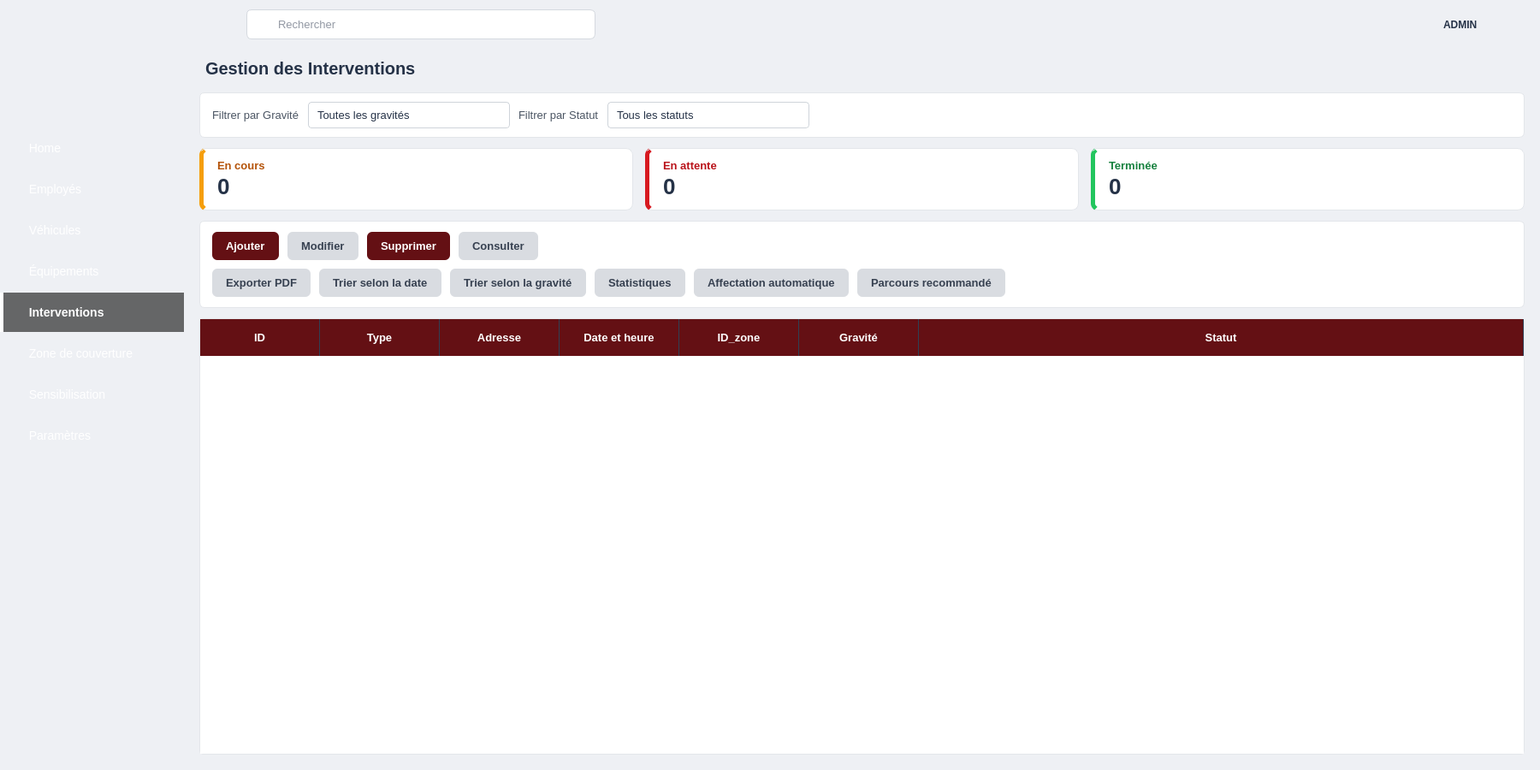
<?xml version="1.0" encoding="UTF-8"?>
<ui version="4.0">
 <class>GestionInterventions</class>
 <widget class="QWidget" name="GestionInterventions">
  <property name="geometry">
   <rect>
    <x>0</x>
    <y>0</y>
    <width>1800</width>
    <height>900</height>
   </rect>
  </property>
  <property name="windowTitle">
   <string>Gestion des interventions</string>
  </property>
  <property name="styleSheet">
   <string notr="true">* { font-family: &quot;Segoe UI&quot;, &quot;Helvetica Neue&quot;, Arial; font-size: 13px; color: #253247; }
QWidget#GestionInterventions { background: #eef0f4; }
QFrame#centerFrame, QFrame#content { background: #eef0f4; border: none; }
QLabel { background: transparent; }

/* ---- Sidebar (image + voile rouge) ---- */
QFrame#sidebar { border-image: url(:/interventions/images/sidebar_bg.png) 0 0 0 0 stretch stretch; }
QFrame#sidebar QLabel { background: transparent; border: none; }
QFrame#sidebar QPushButton {
    background: transparent; color: #ffffff; border: none; border-left: 4px solid transparent;
    text-align: left; padding: 12px 18px 12px 22px; font-size: 14px; min-height: 22px;
}
QFrame#sidebar QPushButton:hover   { background: rgba(0,0,0,0.22); }
QFrame#sidebar QPushButton:checked { background: rgba(0,0,0,0.58); font-weight: bold; border-left: 4px solid #ffffff; }

/* ---- Barre du haut ---- */
QFrame#topBar { background: #eef0f4; border: none; }
QLineEdit#searchEdit {
    background: #e2e5ea url(:/interventions/icons/search.png) no-repeat left center;
    border: 1px solid #d5d9df; border-radius: 6px; padding: 8px 12px 8px 34px; min-width: 360px; max-width: 360px;
}
QPushButton#btnMenu, QPushButton#btnNotif, QPushButton#btnSettings, QPushButton#btnPower {
    background: transparent; border: none; padding: 6px; border-radius: 6px;
}
QPushButton#btnMenu:hover, QPushButton#btnNotif:hover, QPushButton#btnSettings:hover, QPushButton#btnPower:hover { background: #dfe3e8; }
QLabel#labelAdmin { font-weight: bold; font-size: 12px; color: #253247; }

QLabel#labelTitle { font-size: 20px; font-weight: bold; color: #253247; padding: 4px 2px; }

/* ---- Filtres ---- */
QFrame#filtersFrame { background: white; border: 1px solid #e3e6ea; border-radius: 6px; }
QFrame#filtersFrame QLabel { border: none; color: #4b5563; }
QComboBox { background: white; border: 1px solid #cfd4da; border-radius: 4px; padding: 6px 10px; min-width: 190px; }
QComboBox::drop-down { border: none; width: 22px; }
QComboBox QAbstractItemView { background: white; selection-background-color: #fbe8e9; selection-color: #253247; border: 1px solid #cfd4da; }

/* ---- Cartes ---- */
QFrame#cardEnCours, QFrame#cardEnAttente, QFrame#cardTerminee {
    background: white; border: 1px solid #e3e6ea; border-radius: 8px; min-width: 190px;
}
QFrame#cardEnCours   { border-left: 5px solid #f59e0b; }
QFrame#cardEnAttente { border-left: 5px solid #d71920; }
QFrame#cardTerminee  { border-left: 5px solid #22c55e; }
QFrame#cardEnCours QLabel, QFrame#cardEnAttente QLabel, QFrame#cardTerminee QLabel { border: none; }
QLabel#lblEnCoursTitle   { color: #b45309; font-weight: bold; }
QLabel#lblEnAttenteTitle { color: #b91219; font-weight: bold; }
QLabel#lblTermineeTitle  { color: #15803d; font-weight: bold; }
QLabel#lblEnCours, QLabel#lblEnAttente, QLabel#lblTerminee { font-size: 26px; font-weight: bold; }

/* ---- Actions ---- */
QFrame#actionsFrame { background: white; border: 1px solid #e3e6ea; border-radius: 6px; }
QFrame#actionsFrame QPushButton {
    background: #d9dce1; color: #374151; border: none; border-radius: 6px;
    padding: 9px 16px; font-weight: 600; text-align: left;
}
QFrame#actionsFrame QPushButton:hover { background: #cdd1d7; }
QFrame#actionsFrame QPushButton:pressed { background: #b9bec6; }
QFrame#actionsFrame QPushButton#btnAjouter, QFrame#actionsFrame QPushButton#btnSupprimer { background: #641014; color: white; }
QFrame#actionsFrame QPushButton#btnAjouter:hover, QFrame#actionsFrame QPushButton#btnSupprimer:hover { background: #8e1b1b; }

/* ---- Tableau ---- */
QFrame#tableFrame { background: white; border: 1px solid #e3e6ea; border-radius: 4px; }
QTableWidget { background: white; alternate-background-color: #f5f6f8; border: none; selection-background-color: #fbe8e9; selection-color: #253247; }
QTableWidget::item { padding: 6px; border-bottom: 1px solid #e8eaee; }
QHeaderView { background: #641014; }
QHeaderView::section { background: #641014; color: white; font-weight: bold; padding: 12px 8px; border: none; border-right: 1px solid #2f4054; }
QTableCornerButton::section { background: #641014; border: none; }
QScrollBar:vertical { background: transparent; width: 10px; }
QScrollBar::handle:vertical { background: #c3c8d0; border-radius: 5px; min-height: 30px; }
QScrollBar::add-line, QScrollBar::sub-line { height: 0; width: 0; }

/* ---- Panneau de droite ---- */
QFrame#rightPanel { background: #eef0f4; border: none; }
QFrame#panelChat, QFrame#panelDispatch, QFrame#panelComm { background: white; border: 1px solid #e3e6ea; border-radius: 6px; }
QFrame#rightPanel QLabel { border: none; }
QLabel#panelChatTitle, QLabel#panelDispatchTitle, QLabel#panelCommTitle { font-weight: bold; font-size: 14px; }
QTextEdit#chatView { background: white; border: none; min-height: 110px; }
QFrame#rightPanel QLineEdit { background: white; border: 1px solid #d5d9df; border-radius: 4px; padding: 8px; }
QFrame#rightPanel QPushButton { background: #641014; color: white; border: none; border-radius: 5px; padding: 9px 16px; font-weight: bold; }
QFrame#rightPanel QPushButton:hover { background: #8e1b1b; }
QLabel#lblUniteChef, QLabel#lblDispo, QLabel#lblProgress, QLabel#lblEmail, QLabel#lblSms { color: #4b5563; font-size: 12px; }
QLabel#lblJour, QLabel#lblNuit, QLabel#lblWeekend { color: #4b5563; font-size: 12px; }

QProgressBar { background: #e5e7eb; border: none; border-radius: 5px; min-height: 10px; max-height: 10px; }
QProgressBar::chunk { background: #22a559; border-radius: 5px; }
QProgressBar#barWeekend::chunk, QProgressBar#barProgress::chunk { background: #d32f2f; }

QPushButton#btnNotifier { background: #dbeafe; color: #1d4ed8; font-weight: 600; padding: 9px 6px; }
QPushButton#btnAlerte   { background: #fbe8e9; color: #d71920; font-weight: 600; padding: 9px 6px; }
QFrame#rightPanel QPushButton#btnNotifier:hover { background: #c7dcfb; }
QFrame#rightPanel QPushButton#btnAlerte:hover   { background: #f5d4d5; }
QFrame#rightPanel QPushButton#btnNotifier { background: #dbeafe; color: #1d4ed8; padding: 9px 6px; }
QFrame#rightPanel QPushButton#btnAlerte   { background: #fbe8e9; color: #d71920; padding: 9px 6px; }
QFrame#rightPanel QPushButton#btnGenerer  { background: #641014; }
QFrame#rightPanel QPushButton#btnEnvoyerEmail { background: #d71920; }
QFrame#rightPanel QPushButton#btnEnvoyerEmail:hover { background: #b91219; }
QFrame#rightPanel QPushButton#btnEnvoyerSms { background: #1f6fe0; }
QFrame#rightPanel QPushButton#btnEnvoyerWhatsapp { background: #22a559; }
</string>
  </property>
  <layout class="QHBoxLayout" name="rootLayout">
   <property name="spacing">
    <number>0</number>
   </property>
   <property name="leftMargin">
    <number>0</number>
   </property>
   <property name="topMargin">
    <number>0</number>
   </property>
   <property name="rightMargin">
    <number>0</number>
   </property>
   <property name="bottomMargin">
    <number>0</number>
   </property>
   <item>
    <widget class="QFrame" name="sidebar">
     <property name="minimumSize">
      <size>
       <width>215</width>
       <height>0</height>
      </size>
     </property>
     <property name="maximumSize">
      <size>
       <width>215</width>
       <height>16777215</height>
      </size>
     </property>
     <layout class="QVBoxLayout" name="sidebarLayout">
      <property name="spacing">
       <number>2</number>
      </property>
      <property name="leftMargin">
       <number>0</number>
      </property>
      <property name="topMargin">
       <number>24</number>
      </property>
      <property name="rightMargin">
       <number>0</number>
      </property>
      <property name="bottomMargin">
       <number>24</number>
      </property>
      <item alignment="Qt::AlignmentFlag::AlignHCenter">
       <widget class="QLabel" name="logoLabel">
        <property name="minimumSize">
         <size>
          <width>124</width>
          <height>124</height>
         </size>
        </property>
        <property name="maximumSize">
         <size>
          <width>124</width>
          <height>124</height>
         </size>
        </property>
        <property name="text">
         <string/>
        </property>
        <property name="pixmap">
         <pixmap resource="interventions.qrc">:/interventions/images/logo.png</pixmap>
        </property>
        <property name="scaledContents">
         <bool>true</bool>
        </property>
       </widget>
      </item>
      <item>
       <widget class="QPushButton" name="btnHome">
        <property name="cursor">
         <cursorShape>PointingHandCursor</cursorShape>
        </property>
        <property name="text">
         <string>  Home</string>
        </property>
        <property name="icon">
         <iconset resource="interventions.qrc">
          <normaloff>:/interventions/icons/home.png</normaloff>:/interventions/icons/home.png</iconset>
        </property>
        <property name="iconSize">
         <size>
          <width>22</width>
          <height>22</height>
         </size>
        </property>
        <property name="checkable">
         <bool>true</bool>
        </property>
        <property name="autoExclusive">
         <bool>true</bool>
        </property>
       </widget>
      </item>
      <item>
       <widget class="QPushButton" name="btnEmployes">
        <property name="cursor">
         <cursorShape>PointingHandCursor</cursorShape>
        </property>
        <property name="text">
         <string>  Employés</string>
        </property>
        <property name="icon">
         <iconset resource="interventions.qrc">
          <normaloff>:/interventions/icons/employes.png</normaloff>:/interventions/icons/employes.png</iconset>
        </property>
        <property name="iconSize">
         <size>
          <width>22</width>
          <height>22</height>
         </size>
        </property>
        <property name="checkable">
         <bool>true</bool>
        </property>
        <property name="autoExclusive">
         <bool>true</bool>
        </property>
       </widget>
      </item>
      <item>
       <widget class="QPushButton" name="btnVehicules">
        <property name="cursor">
         <cursorShape>PointingHandCursor</cursorShape>
        </property>
        <property name="text">
         <string>  Véhicules</string>
        </property>
        <property name="icon">
         <iconset resource="interventions.qrc">
          <normaloff>:/interventions/icons/vehicules.png</normaloff>:/interventions/icons/vehicules.png</iconset>
        </property>
        <property name="iconSize">
         <size>
          <width>22</width>
          <height>22</height>
         </size>
        </property>
        <property name="checkable">
         <bool>true</bool>
        </property>
        <property name="autoExclusive">
         <bool>true</bool>
        </property>
       </widget>
      </item>
      <item>
       <widget class="QPushButton" name="btnEquipements">
        <property name="cursor">
         <cursorShape>PointingHandCursor</cursorShape>
        </property>
        <property name="text">
         <string>  Équipements</string>
        </property>
        <property name="icon">
         <iconset resource="interventions.qrc">
          <normaloff>:/interventions/icons/equipements.png</normaloff>:/interventions/icons/equipements.png</iconset>
        </property>
        <property name="iconSize">
         <size>
          <width>22</width>
          <height>22</height>
         </size>
        </property>
        <property name="checkable">
         <bool>true</bool>
        </property>
        <property name="autoExclusive">
         <bool>true</bool>
        </property>
       </widget>
      </item>
      <item>
       <widget class="QPushButton" name="btnInterventions">
        <property name="cursor">
         <cursorShape>PointingHandCursor</cursorShape>
        </property>
        <property name="text">
         <string>  Interventions</string>
        </property>
        <property name="icon">
         <iconset resource="interventions.qrc">
          <normaloff>:/interventions/icons/interventions.png</normaloff>:/interventions/icons/interventions.png</iconset>
        </property>
        <property name="iconSize">
         <size>
          <width>22</width>
          <height>22</height>
         </size>
        </property>
        <property name="checkable">
         <bool>true</bool>
        </property>
        <property name="checked">
         <bool>true</bool>
        </property>
        <property name="autoExclusive">
         <bool>true</bool>
        </property>
       </widget>
      </item>
      <item>
       <widget class="QPushButton" name="btnZones">
        <property name="cursor">
         <cursorShape>PointingHandCursor</cursorShape>
        </property>
        <property name="text">
         <string>  Zone de couverture</string>
        </property>
        <property name="icon">
         <iconset resource="interventions.qrc">
          <normaloff>:/interventions/icons/zones.png</normaloff>:/interventions/icons/zones.png</iconset>
        </property>
        <property name="iconSize">
         <size>
          <width>22</width>
          <height>22</height>
         </size>
        </property>
        <property name="checkable">
         <bool>true</bool>
        </property>
        <property name="autoExclusive">
         <bool>true</bool>
        </property>
       </widget>
      </item>
      <item>
       <widget class="QPushButton" name="btnSensibilisation">
        <property name="cursor">
         <cursorShape>PointingHandCursor</cursorShape>
        </property>
        <property name="text">
         <string>  Sensibilisation</string>
        </property>
        <property name="icon">
         <iconset resource="interventions.qrc">
          <normaloff>:/interventions/icons/sensibilisation.png</normaloff>:/interventions/icons/sensibilisation.png</iconset>
        </property>
        <property name="iconSize">
         <size>
          <width>22</width>
          <height>22</height>
         </size>
        </property>
        <property name="checkable">
         <bool>true</bool>
        </property>
        <property name="autoExclusive">
         <bool>true</bool>
        </property>
       </widget>
      </item>
      <item>
       <widget class="QPushButton" name="btnParametres">
        <property name="cursor">
         <cursorShape>PointingHandCursor</cursorShape>
        </property>
        <property name="text">
         <string>  Paramètres</string>
        </property>
        <property name="icon">
         <iconset resource="interventions.qrc">
          <normaloff>:/interventions/icons/parametres.png</normaloff>:/interventions/icons/parametres.png</iconset>
        </property>
        <property name="iconSize">
         <size>
          <width>22</width>
          <height>22</height>
         </size>
        </property>
        <property name="checkable">
         <bool>true</bool>
        </property>
        <property name="autoExclusive">
         <bool>true</bool>
        </property>
       </widget>
      </item>
      <item>
       <spacer name="sidebarSpacer">
        <property name="orientation">
         <enum>Qt::Orientation::Vertical</enum>
        </property>
        <property name="sizeHint" stdset="0">
         <size>
          <width>20</width>
          <height>20</height>
         </size>
        </property>
       </spacer>
      </item>
     </layout>
    </widget>
   </item>
   <item>
    <widget class="QFrame" name="centerFrame">
     <layout class="QVBoxLayout" name="centerLayout">
      <property name="spacing">
       <number>0</number>
      </property>
      <property name="leftMargin">
       <number>0</number>
      </property>
      <property name="topMargin">
       <number>0</number>
      </property>
      <property name="rightMargin">
       <number>0</number>
      </property>
      <property name="bottomMargin">
       <number>0</number>
      </property>
      <item>
       <widget class="QFrame" name="topBar">
        <property name="minimumSize">
         <size>
          <width>0</width>
          <height>58</height>
         </size>
        </property>
        <property name="maximumSize">
         <size>
          <width>16777215</width>
          <height>58</height>
         </size>
        </property>
        <layout class="QHBoxLayout" name="topBarLayout">
         <property name="spacing">
          <number>10</number>
         </property>
         <property name="leftMargin">
          <number>16</number>
         </property>
         <property name="topMargin">
          <number>8</number>
         </property>
         <property name="rightMargin">
          <number>16</number>
         </property>
         <property name="bottomMargin">
          <number>8</number>
         </property>
         <item>
          <widget class="QPushButton" name="btnMenu">
           <property name="cursor">
            <cursorShape>PointingHandCursor</cursorShape>
           </property>
           <property name="text">
            <string/>
           </property>
           <property name="icon">
            <iconset resource="interventions.qrc">
             <normaloff>:/interventions/icons/menu.png</normaloff>:/interventions/icons/menu.png</iconset>
           </property>
           <property name="iconSize">
            <size>
             <width>22</width>
             <height>22</height>
            </size>
           </property>
          </widget>
         </item>
         <item>
          <widget class="QLineEdit" name="searchEdit">
           <property name="placeholderText">
            <string>Rechercher</string>
           </property>
          </widget>
         </item>
         <item>
          <spacer name="topSpacer">
           <property name="orientation">
            <enum>Qt::Orientation::Horizontal</enum>
           </property>
           <property name="sizeHint" stdset="0">
            <size>
             <width>20</width>
             <height>20</height>
            </size>
           </property>
          </spacer>
         </item>
         <item>
          <widget class="QPushButton" name="btnNotif">
           <property name="cursor">
            <cursorShape>PointingHandCursor</cursorShape>
           </property>
           <property name="text">
            <string/>
           </property>
           <property name="icon">
            <iconset resource="interventions.qrc">
             <normaloff>:/interventions/icons/bell.png</normaloff>:/interventions/icons/bell.png</iconset>
           </property>
           <property name="iconSize">
            <size>
             <width>22</width>
             <height>22</height>
            </size>
           </property>
          </widget>
         </item>
         <item>
          <widget class="QPushButton" name="btnSettings">
           <property name="cursor">
            <cursorShape>PointingHandCursor</cursorShape>
           </property>
           <property name="text">
            <string/>
           </property>
           <property name="icon">
            <iconset resource="interventions.qrc">
             <normaloff>:/interventions/icons/gear.png</normaloff>:/interventions/icons/gear.png</iconset>
           </property>
           <property name="iconSize">
            <size>
             <width>22</width>
             <height>22</height>
            </size>
           </property>
          </widget>
         </item>
         <item>
          <widget class="QLabel" name="avatarLabel">
           <property name="minimumSize">
            <size>
             <width>38</width>
             <height>38</height>
            </size>
           </property>
           <property name="maximumSize">
            <size>
             <width>38</width>
             <height>38</height>
            </size>
           </property>
           <property name="text">
            <string/>
           </property>
           <property name="pixmap">
            <pixmap resource="interventions.qrc">:/interventions/icons/avatar.png</pixmap>
           </property>
           <property name="scaledContents">
            <bool>true</bool>
           </property>
          </widget>
         </item>
         <item>
          <widget class="QLabel" name="labelAdmin">
           <property name="text">
            <string>ADMIN</string>
           </property>
          </widget>
         </item>
         <item>
          <widget class="QPushButton" name="btnPower">
           <property name="cursor">
            <cursorShape>PointingHandCursor</cursorShape>
           </property>
           <property name="text">
            <string/>
           </property>
           <property name="icon">
            <iconset resource="interventions.qrc">
             <normaloff>:/interventions/icons/power.png</normaloff>:/interventions/icons/power.png</iconset>
           </property>
           <property name="iconSize">
            <size>
             <width>22</width>
             <height>22</height>
            </size>
           </property>
          </widget>
         </item>
        </layout>
       </widget>
      </item>
      <item>
       <widget class="QFrame" name="content">
        <layout class="QVBoxLayout" name="contentLayout">
         <property name="spacing">
          <number>12</number>
         </property>
         <property name="leftMargin">
          <number>18</number>
         </property>
         <property name="topMargin">
          <number>6</number>
         </property>
         <property name="rightMargin">
          <number>18</number>
         </property>
         <property name="bottomMargin">
          <number>18</number>
         </property>
         <item>
          <widget class="QLabel" name="labelTitle">
           <property name="text">
            <string>Gestion des Interventions</string>
           </property>
          </widget>
         </item>
         <item>
          <widget class="QFrame" name="filtersFrame">
           <layout class="QHBoxLayout" name="filtersLayout">
            <property name="spacing">
             <number>10</number>
            </property>
            <property name="leftMargin">
             <number>14</number>
            </property>
            <property name="topMargin">
             <number>10</number>
            </property>
            <property name="rightMargin">
             <number>14</number>
            </property>
            <property name="bottomMargin">
             <number>10</number>
            </property>
            <item>
             <widget class="QLabel" name="lblFiltreGravite">
              <property name="text">
               <string>Filtrer par Gravité</string>
              </property>
             </widget>
            </item>
            <item>
             <widget class="QComboBox" name="comboGravite">
              <item>
               <property name="text">
                <string>Toutes les gravités</string>
               </property>
              </item>
              <item>
               <property name="text">
                <string>Faible</string>
               </property>
              </item>
              <item>
               <property name="text">
                <string>Moyenne</string>
               </property>
              </item>
              <item>
               <property name="text">
                <string>Élevée</string>
               </property>
              </item>
              <item>
               <property name="text">
                <string>Critique</string>
               </property>
              </item>
             </widget>
            </item>
            <item>
             <widget class="QLabel" name="lblFiltreStatut">
              <property name="text">
               <string>Filtrer par Statut</string>
              </property>
             </widget>
            </item>
            <item>
             <widget class="QComboBox" name="comboStatut">
              <item>
               <property name="text">
                <string>Tous les statuts</string>
               </property>
              </item>
              <item>
               <property name="text">
                <string>En cours</string>
               </property>
              </item>
              <item>
               <property name="text">
                <string>En attente</string>
               </property>
              </item>
              <item>
               <property name="text">
                <string>Terminée</string>
               </property>
              </item>
             </widget>
            </item>
            <item>
             <spacer name="filtersSpacer">
              <property name="orientation">
               <enum>Qt::Orientation::Horizontal</enum>
              </property>
              <property name="sizeHint" stdset="0">
               <size>
                <width>20</width>
                <height>20</height>
               </size>
              </property>
             </spacer>
            </item>
           </layout>
          </widget>
         </item>
         <item>
          <layout class="QHBoxLayout" name="cardsLayout">
           <property name="spacing">
            <number>14</number>
           </property>
           <item>
            <widget class="QFrame" name="cardEnCours">
             <layout class="QVBoxLayout" name="cardEnCoursLayout">
              <property name="spacing">
               <number>2</number>
              </property>
              <property name="leftMargin">
               <number>16</number>
              </property>
              <property name="topMargin">
               <number>12</number>
              </property>
              <property name="rightMargin">
               <number>16</number>
              </property>
              <property name="bottomMargin">
               <number>12</number>
              </property>
              <item>
               <widget class="QLabel" name="lblEnCoursTitle">
                <property name="text">
                 <string>En cours</string>
                </property>
               </widget>
              </item>
              <item>
               <widget class="QLabel" name="lblEnCours">
                <property name="text">
                 <string>0</string>
                </property>
               </widget>
              </item>
             </layout>
            </widget>
           </item>
           <item>
            <widget class="QFrame" name="cardEnAttente">
             <layout class="QVBoxLayout" name="cardEnAttenteLayout">
              <property name="spacing">
               <number>2</number>
              </property>
              <property name="leftMargin">
               <number>16</number>
              </property>
              <property name="topMargin">
               <number>12</number>
              </property>
              <property name="rightMargin">
               <number>16</number>
              </property>
              <property name="bottomMargin">
               <number>12</number>
              </property>
              <item>
               <widget class="QLabel" name="lblEnAttenteTitle">
                <property name="text">
                 <string>En attente</string>
                </property>
               </widget>
              </item>
              <item>
               <widget class="QLabel" name="lblEnAttente">
                <property name="text">
                 <string>0</string>
                </property>
               </widget>
              </item>
             </layout>
            </widget>
           </item>
           <item>
            <widget class="QFrame" name="cardTerminee">
             <layout class="QVBoxLayout" name="cardTermineeLayout">
              <property name="spacing">
               <number>2</number>
              </property>
              <property name="leftMargin">
               <number>16</number>
              </property>
              <property name="topMargin">
               <number>12</number>
              </property>
              <property name="rightMargin">
               <number>16</number>
              </property>
              <property name="bottomMargin">
               <number>12</number>
              </property>
              <item>
               <widget class="QLabel" name="lblTermineeTitle">
                <property name="text">
                 <string>Terminée</string>
                </property>
               </widget>
              </item>
              <item>
               <widget class="QLabel" name="lblTerminee">
                <property name="text">
                 <string>0</string>
                </property>
               </widget>
              </item>
             </layout>
            </widget>
           </item>
          </layout>
         </item>
         <item>
          <widget class="QFrame" name="actionsFrame">
           <layout class="QVBoxLayout" name="actionsLayout">
            <property name="spacing">
             <number>10</number>
            </property>
            <property name="leftMargin">
             <number>14</number>
            </property>
            <property name="topMargin">
             <number>12</number>
            </property>
            <property name="rightMargin">
             <number>14</number>
            </property>
            <property name="bottomMargin">
             <number>12</number>
            </property>
            <item>
             <layout class="QHBoxLayout" name="actionsRow1">
              <property name="spacing">
               <number>10</number>
              </property>
              <item>
               <widget class="QPushButton" name="btnAjouter">
                <property name="cursor">
                 <cursorShape>PointingHandCursor</cursorShape>
                </property>
                <property name="text">
                 <string>Ajouter</string>
                </property>
                <property name="icon">
                 <iconset resource="interventions.qrc">
                  <normaloff>:/interventions/icons/add.png</normaloff>:/interventions/icons/add.png</iconset>
                </property>
                <property name="iconSize">
                 <size>
                  <width>22</width>
                  <height>22</height>
                 </size>
                </property>
               </widget>
              </item>
              <item>
               <widget class="QPushButton" name="btnModifier">
                <property name="cursor">
                 <cursorShape>PointingHandCursor</cursorShape>
                </property>
                <property name="text">
                 <string>Modifier</string>
                </property>
                <property name="icon">
                 <iconset resource="interventions.qrc">
                  <normaloff>:/interventions/icons/edit.png</normaloff>:/interventions/icons/edit.png</iconset>
                </property>
                <property name="iconSize">
                 <size>
                  <width>22</width>
                  <height>22</height>
                 </size>
                </property>
               </widget>
              </item>
              <item>
               <widget class="QPushButton" name="btnSupprimer">
                <property name="cursor">
                 <cursorShape>PointingHandCursor</cursorShape>
                </property>
                <property name="text">
                 <string>Supprimer</string>
                </property>
                <property name="icon">
                 <iconset resource="interventions.qrc">
                  <normaloff>:/interventions/icons/delete.png</normaloff>:/interventions/icons/delete.png</iconset>
                </property>
                <property name="iconSize">
                 <size>
                  <width>22</width>
                  <height>22</height>
                 </size>
                </property>
               </widget>
              </item>
              <item>
               <widget class="QPushButton" name="btnConsulter">
                <property name="cursor">
                 <cursorShape>PointingHandCursor</cursorShape>
                </property>
                <property name="text">
                 <string>Consulter</string>
                </property>
                <property name="icon">
                 <iconset resource="interventions.qrc">
                  <normaloff>:/interventions/icons/view.png</normaloff>:/interventions/icons/view.png</iconset>
                </property>
                <property name="iconSize">
                 <size>
                  <width>22</width>
                  <height>22</height>
                 </size>
                </property>
               </widget>
              </item>
              <item>
               <spacer name="row1Spacer">
                <property name="orientation">
                 <enum>Qt::Orientation::Horizontal</enum>
                </property>
                <property name="sizeHint" stdset="0">
                 <size>
                  <width>20</width>
                  <height>20</height>
                 </size>
                </property>
               </spacer>
              </item>
             </layout>
            </item>
            <item>
             <layout class="QHBoxLayout" name="actionsRow2">
              <property name="spacing">
               <number>10</number>
              </property>
              <item>
               <widget class="QPushButton" name="btnExportPdf">
                <property name="cursor">
                 <cursorShape>PointingHandCursor</cursorShape>
                </property>
                <property name="text">
                 <string>Exporter PDF</string>
                </property>
                <property name="icon">
                 <iconset resource="interventions.qrc">
                  <normaloff>:/interventions/icons/pdf.png</normaloff>:/interventions/icons/pdf.png</iconset>
                </property>
                <property name="iconSize">
                 <size>
                  <width>22</width>
                  <height>22</height>
                 </size>
                </property>
               </widget>
              </item>
              <item>
               <widget class="QPushButton" name="btnTriDate">
                <property name="cursor">
                 <cursorShape>PointingHandCursor</cursorShape>
                </property>
                <property name="text">
                 <string>Trier selon la date</string>
                </property>
                <property name="icon">
                 <iconset resource="interventions.qrc">
                  <normaloff>:/interventions/icons/calendar.png</normaloff>:/interventions/icons/calendar.png</iconset>
                </property>
                <property name="iconSize">
                 <size>
                  <width>22</width>
                  <height>22</height>
                 </size>
                </property>
               </widget>
              </item>
              <item>
               <widget class="QPushButton" name="btnTriGravite">
                <property name="cursor">
                 <cursorShape>PointingHandCursor</cursorShape>
                </property>
                <property name="text">
                 <string>Trier selon la gravité</string>
                </property>
                <property name="icon">
                 <iconset resource="interventions.qrc">
                  <normaloff>:/interventions/icons/interventions.png</normaloff>:/interventions/icons/interventions.png</iconset>
                </property>
                <property name="iconSize">
                 <size>
                  <width>22</width>
                  <height>22</height>
                 </size>
                </property>
               </widget>
              </item>
              <item>
               <widget class="QPushButton" name="btnStats">
                <property name="cursor">
                 <cursorShape>PointingHandCursor</cursorShape>
                </property>
                <property name="text">
                 <string>Statistiques</string>
                </property>
                <property name="icon">
                 <iconset resource="interventions.qrc">
                  <normaloff>:/interventions/icons/stats.png</normaloff>:/interventions/icons/stats.png</iconset>
                </property>
                <property name="iconSize">
                 <size>
                  <width>22</width>
                  <height>22</height>
                 </size>
                </property>
               </widget>
              </item>
              <item>
               <widget class="QPushButton" name="btnAffectation">
                <property name="cursor">
                 <cursorShape>PointingHandCursor</cursorShape>
                </property>
                <property name="text">
                 <string>Affectation automatique</string>
                </property>
                <property name="icon">
                 <iconset resource="interventions.qrc">
                  <normaloff>:/interventions/icons/team.png</normaloff>:/interventions/icons/team.png</iconset>
                </property>
                <property name="iconSize">
                 <size>
                  <width>22</width>
                  <height>22</height>
                 </size>
                </property>
               </widget>
              </item>
              <item>
               <widget class="QPushButton" name="btnParcours">
                <property name="cursor">
                 <cursorShape>PointingHandCursor</cursorShape>
                </property>
                <property name="text">
                 <string>Parcours recommandé</string>
                </property>
                <property name="icon">
                 <iconset resource="interventions.qrc">
                  <normaloff>:/interventions/icons/route.png</normaloff>:/interventions/icons/route.png</iconset>
                </property>
                <property name="iconSize">
                 <size>
                  <width>22</width>
                  <height>22</height>
                 </size>
                </property>
               </widget>
              </item>
              <item>
               <spacer name="row2Spacer">
                <property name="orientation">
                 <enum>Qt::Orientation::Horizontal</enum>
                </property>
                <property name="sizeHint" stdset="0">
                 <size>
                  <width>20</width>
                  <height>20</height>
                 </size>
                </property>
               </spacer>
              </item>
             </layout>
            </item>
           </layout>
          </widget>
         </item>
         <item>
          <widget class="QFrame" name="tableFrame">
           <layout class="QVBoxLayout" name="tableFrameLayout">
            <property name="spacing">
             <number>0</number>
            </property>
            <property name="leftMargin">
             <number>0</number>
            </property>
            <property name="topMargin">
             <number>0</number>
            </property>
            <property name="rightMargin">
             <number>0</number>
            </property>
            <property name="bottomMargin">
             <number>0</number>
            </property>
            <item>
             <widget class="QTableWidget" name="tableInterventions">
              <property name="frameShape">
               <enum>QFrame::Shape::NoFrame</enum>
              </property>
              <property name="editTriggers">
               <set>QAbstractItemView::EditTrigger::NoEditTriggers</set>
              </property>
              <property name="alternatingRowColors">
               <bool>true</bool>
              </property>
              <property name="selectionBehavior">
               <enum>QAbstractItemView::SelectionBehavior::SelectRows</enum>
              </property>
              <property name="showGrid">
               <bool>false</bool>
              </property>
              <attribute name="horizontalHeaderDefaultSectionSize">
               <number>140</number>
              </attribute>
              <attribute name="horizontalHeaderStretchLastSection">
               <bool>true</bool>
              </attribute>
              <attribute name="verticalHeaderVisible">
               <bool>false</bool>
              </attribute>
              <attribute name="verticalHeaderDefaultSectionSize">
               <number>52</number>
              </attribute>
              <column>
               <property name="text">
                <string>ID</string>
               </property>
              </column>
              <column>
               <property name="text">
                <string>Type</string>
               </property>
              </column>
              <column>
               <property name="text">
                <string>Adresse</string>
               </property>
              </column>
              <column>
               <property name="text">
                <string>Date et heure</string>
               </property>
              </column>
              <column>
               <property name="text">
                <string>ID_zone</string>
               </property>
              </column>
              <column>
               <property name="text">
                <string>Gravité</string>
               </property>
              </column>
              <column>
               <property name="text">
                <string>Statut</string>
               </property>
              </column>
             </widget>
            </item>
           </layout>
          </widget>
         </item>
        </layout>
       </widget>
      </item>
     </layout>
    </widget>
   </item>
  </layout>
 </widget>
 <resources>
  <include location="interventions.qrc"/>
 </resources>
 <connections/>
</ui>
